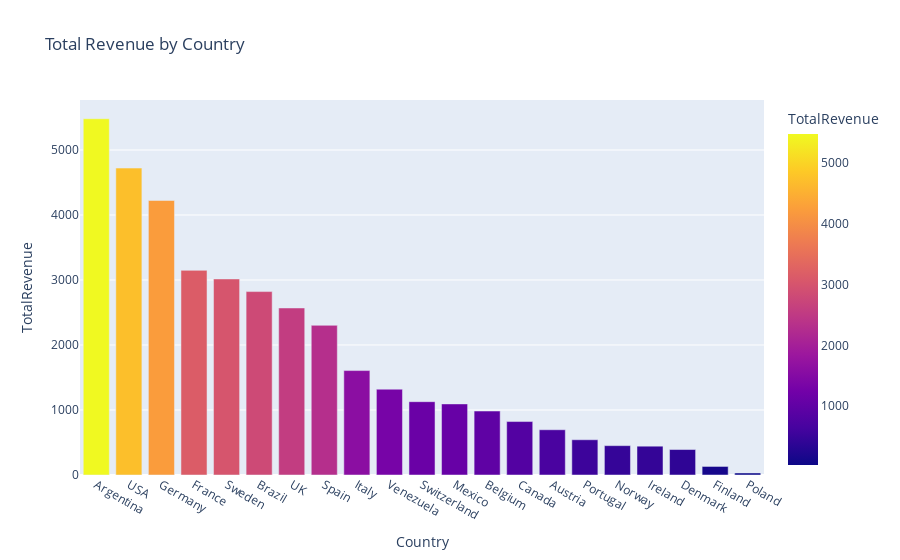
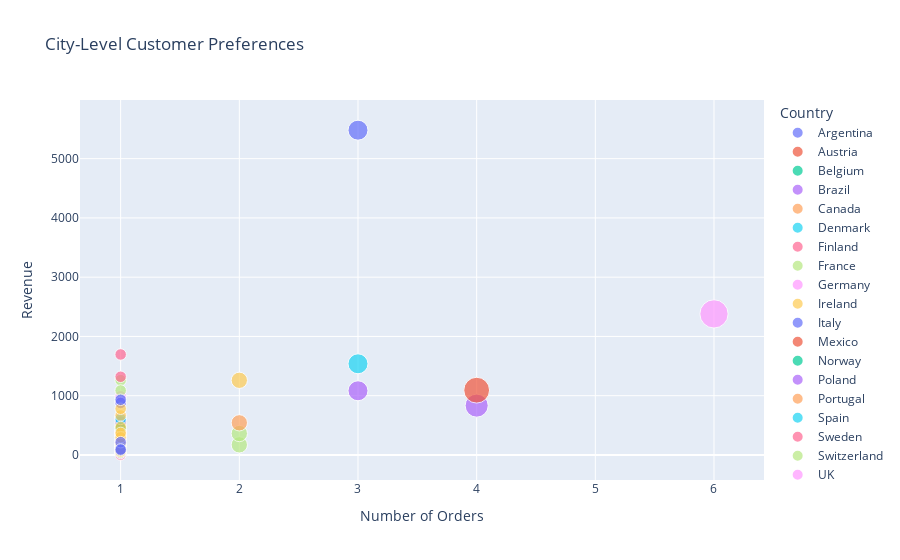
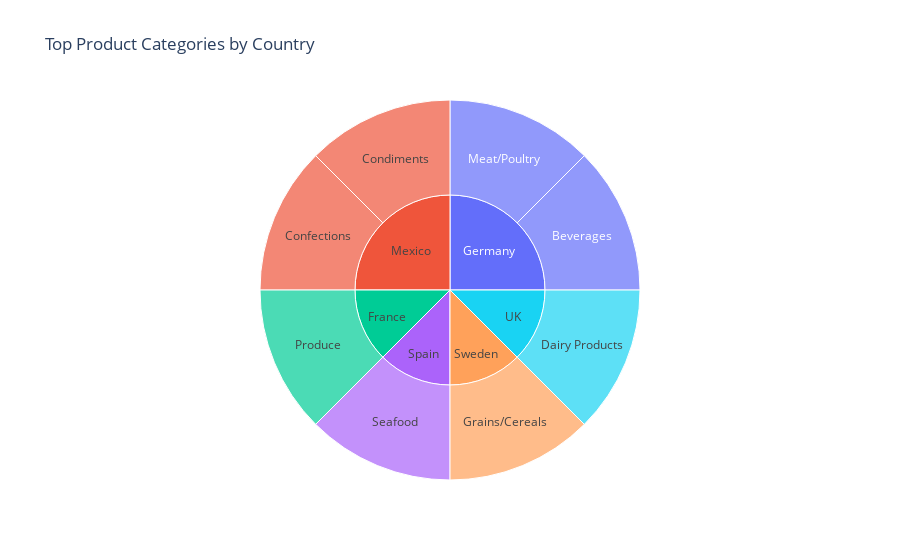

The cell these charts' notebook holds for them, in order:
### Code cell
#2.How do customer preferences vary based on their location or demographics? Can we explore this through interactive visualizations?
import pandas as pd
import plotly.express as px
import plotly.graph_objects as go

# Load dataset
df = pd.read_csv("Sales analytics.csv")

# Convert dates
df['OrderDate'] = pd.to_datetime(df['OrderDate'], errors='coerce')
df['ShippedDate'] = pd.to_datetime(df['ShippedDate'], errors='coerce')

# Drop rows with missing key values and copy
df = df.dropna(subset=['OrderDate', 'CustomerID', 'OrderID', 'UnitPrice', 'Quantity', 'Country']).copy()

# Calculate total price per order item
df['TotalPrice'] = df['UnitPrice'] * df['Quantity'] * (1 - df['Discount'])

# ------------------------------------------
# 📍 Analysis 1: Spending by Country
# ------------------------------------------
country_stats = df.groupby('Country').agg({
    'CustomerID': pd.Series.nunique,
    'OrderID': 'nunique',
    'TotalPrice': 'sum'
}).reset_index().rename(columns={
    'CustomerID': 'UniqueCustomers',
    'OrderID': 'TotalOrders',
    'TotalPrice': 'TotalRevenue'
})

# Interactive bar chart: Revenue by Country
fig = px.bar(country_stats.sort_values('TotalRevenue', ascending=False),
             x='Country', y='TotalRevenue',
             color='TotalRevenue', title='Total Revenue by Country')
fig.show()

# ------------------------------------------
# 📍 Analysis 2: Frequency and Monetary by Region/City
# ------------------------------------------
geo_group = df.groupby(['Country', 'City']).agg({
    'CustomerID': pd.Series.nunique,
    'OrderID': 'nunique',
    'TotalPrice': 'sum'
}).reset_index().rename(columns={
    'CustomerID': 'UniqueCustomers',
    'OrderID': 'TotalOrders',
    'TotalPrice': 'TotalRevenue'
})

# Interactive bubble chart: Orders vs Revenue by City
fig = px.scatter(geo_group, x='TotalOrders', y='TotalRevenue',
                 size='UniqueCustomers', color='Country',
                 hover_name='City', title="City-Level Customer Preferences",
                 labels={"TotalOrders": "Number of Orders", "TotalRevenue": "Revenue"})
fig.show()

# ------------------------------------------
# 📍 Analysis 3: Top Categories by Country (if CategoryName exists)
# ------------------------------------------
if 'CategoryName' in df.columns:
    top_cat = df.groupby(['Country', 'CategoryName']).agg({
        'OrderID': 'nunique'
    }).reset_index().rename(columns={'OrderID': 'OrderCount'})

    fig = px.sunburst(top_cat, path=['Country', 'CategoryName'],
                      values='OrderCount',
                      title='Top Product Categories by Country')
    fig.show()

# ------------------------------------------
# 🧭 Optional: Choropleth map - Revenue by Country
# ------------------------------------------
fig = px.choropleth(country_stats,
                    locations="Country",
                    locationmode="country names",
                    color="TotalRevenue",
                    hover_name="Country",
                    title="Revenue Distribution by Country",
                    color_continuous_scale=px.colors.sequential.Plasma)
fig.show()

### Figure 1 — Plotly figure (JSON) as saved in the notebook; plotly's stock layout.template omitted (floating-point values rounded to 4 significant figures)
{"data": [{"alignmentgroup": "True", "hovertemplate": "Country=%{x}<br>TotalRevenue=%{marker.color}<extra></extra>", "legendgroup": "", "marker": {"color": [5480.0, 4722.0, 4223.0, 3148.0, 3016, 2822.0, 2570.0, 2303.0, 1607.0, 1320.0, 1128, 1094.0, 984, 822.3, 696.2, 542.4, 451.4, 443.2, 392.0, 131.5, 31.2], "coloraxis": "coloraxis", "pattern": {"shape": ""}}, "name": "", "offsetgroup": "", "orientation": "v", "showlegend": false, "textposition": "auto", "type": "bar", "x": ["Argentina", "USA", "Germany", "France", "Sweden", "Brazil", "UK", "Spain", "Italy", "Venezuela", "Switzerland", "Mexico", "Belgium", "Canada", "Austria", "Portugal", "Norway", "Ireland", "Denmark", "Finland", "Poland"], "xaxis": "x", "y": [5480.0, 4722.0, 4223.0, 3148.0, 3016, 2822.0, 2570.0, 2303.0, 1607.0, 1320.0, 1128, 1094.0, 984, 822.3, 696.2, 542.4, 451.4, 443.2, 392.0, 131.5, 31.2], "yaxis": "y"}], "layout": {"autosize": true, "barmode": "relative", "coloraxis": {"colorbar": {"title": {"text": "TotalRevenue"}}, "colorscale": [[0, "#0d0887"], [0.1111, "#46039f"], [0.2222, "#7201a8"], [0.3333, "#9c179e"], [0.4444, "#bd3786"], [0.5556, "#d8576b"], [0.6667, "#ed7953"], [0.7778, "#fb9f3a"], [0.8889, "#fdca26"], [1, "#f0f921"]]}, "legend": {"tracegroupgap": 0}, "title": {"text": "Total Revenue by Country"}, "xaxis": {"anchor": "y", "autorange": true, "domain": [0, 1], "range": [-0.5, 20.5], "title": {"text": "Country"}, "type": "category"}, "yaxis": {"anchor": "x", "autorange": true, "domain": [0, 1], "range": [0, 5769.0], "title": {"text": "TotalRevenue"}, "type": "linear"}}}

### Figure 2 — Plotly figure (JSON) as saved in the notebook; plotly's stock layout.template omitted (floating-point values rounded to 4 significant figures)
{"data": [{"hovertemplate": "<b>%{hovertext}</b><br><br>Country=Argentina<br>Number of Orders=%{x}<br>Revenue=%{y}<br>UniqueCustomers=%{marker.size}<extra></extra>", "hovertext": ["Buenos Aires"], "legendgroup": "Argentina", "marker": {"color": "#636efa", "size": [3], "sizemode": "area", "sizeref": 0.015, "symbol": "circle"}, "mode": "markers", "name": "Argentina", "orientation": "v", "showlegend": true, "type": "scatter", "x": [3], "xaxis": "x", "y": [5480.0], "yaxis": "y"}, {"hovertemplate": "<b>%{hovertext}</b><br><br>Country=Austria<br>Number of Orders=%{x}<br>Revenue=%{y}<br>UniqueCustomers=%{marker.size}<extra></extra>", "hovertext": ["Graz", "Salzburg"], "legendgroup": "Austria", "marker": {"color": "#EF553B", "size": [1, 1], "sizemode": "area", "sizeref": 0.015, "symbol": "circle"}, "mode": "markers", "name": "Austria", "orientation": "v", "showlegend": true, "type": "scatter", "x": [1, 1], "xaxis": "x", "y": [168, 528.2], "yaxis": "y"}, {"hovertemplate": "<b>%{hovertext}</b><br><br>Country=Belgium<br>Number of Orders=%{x}<br>Revenue=%{y}<br>UniqueCustomers=%{marker.size}<extra></extra>", "hovertext": ["Bruxelles", "Charleroi"], "legendgroup": "Belgium", "marker": {"color": "#00cc96", "size": [1, 1], "sizemode": "area", "sizeref": 0.015, "symbol": "circle"}, "mode": "markers", "name": "Belgium", "orientation": "v", "showlegend": true, "type": "scatter", "x": [1, 1], "xaxis": "x", "y": [936, 48], "yaxis": "y"}, {"hovertemplate": "<b>%{hovertext}</b><br><br>Country=Brazil<br>Number of Orders=%{x}<br>Revenue=%{y}<br>UniqueCustomers=%{marker.size}<extra></extra>", "hovertext": ["Campinas", "Resende", "Rio de Janeiro", "São Paulo"], "legendgroup": "Brazil", "marker": {"color": "#ab63fa", "size": [1, 1, 3, 4], "sizemode": "area", "sizeref": 0.015, "symbol": "circle"}, "mode": "markers", "name": "Brazil", "orientation": "v", "showlegend": true, "type": "scatter", "x": [1, 1, 3, 4], "xaxis": "x", "y": [884, 21.6, 1083.0, 832.8], "yaxis": "y"}, {"hovertemplate": "<b>%{hovertext}</b><br><br>Country=Canada<br>Number of Orders=%{x}<br>Revenue=%{y}<br>UniqueCustomers=%{marker.size}<extra></extra>", "hovertext": ["Montréal", "Tsawassen", "Vancouver"], "legendgroup": "Canada", "marker": {"color": "#FFA15A", "size": [1, 1, 1], "sizemode": "area", "sizeref": 0.015, "symbol": "circle"}, "mode": "markers", "name": "Canada", "orientation": "v", "showlegend": true, "type": "scatter", "x": [1, 1, 1], "xaxis": "x", "y": [240, 222.3, 360], "yaxis": "y"}, {"hovertemplate": "<b>%{hovertext}</b><br><br>Country=Denmark<br>Number of Orders=%{x}<br>Revenue=%{y}<br>UniqueCustomers=%{marker.size}<extra></extra>", "hovertext": ["København", "Århus"], "legendgroup": "Denmark", "marker": {"color": "#19d3f3", "size": [1, 1], "sizemode": "area", "sizeref": 0.015, "symbol": "circle"}, "mode": "markers", "name": "Denmark", "orientation": "v", "showlegend": true, "type": "scatter", "x": [1, 1], "xaxis": "x", "y": [41.04, 351], "yaxis": "y"}, {"hovertemplate": "<b>%{hovertext}</b><br><br>Country=Finland<br>Number of Orders=%{x}<br>Revenue=%{y}<br>UniqueCustomers=%{marker.size}<extra></extra>", "hovertext": ["Helsinki", "Oulu"], "legendgroup": "Finland", "marker": {"color": "#FF6692", "size": [1, 1], "sizemode": "area", "sizeref": 0.015, "symbol": "circle"}, "mode": "markers", "name": "Finland", "orientation": "v", "showlegend": true, "type": "scatter", "x": [1, 1], "xaxis": "x", "y": [124.2, 7.3], "yaxis": "y"}, {"hovertemplate": "<b>%{hovertext}</b><br><br>Country=France<br>Number of Orders=%{x}<br>Revenue=%{y}<br>UniqueCustomers=%{marker.size}<extra></extra>", "hovertext": ["Lille", "Lyon", "Marseille", "Nantes", "Paris", "Reims", "Strasbourg", "Toulouse", "Versailles"], "legendgroup": "France", "marker": {"color": "#B6E880", "size": [1, 1, 1, 2, 2, 1, 1, 1, 1], "sizemode": "area", "sizeref": 0.015, "symbol": "circle"}, "mode": "markers", "name": "France", "orientation": "v", "showlegend": true, "type": "scatter", "x": [1, 1, 1, 2, 2, 1, 1, 1, 1], "xaxis": "x", "y": [380, 43.2, 95.76, 170.7, 362, 384, 1261.0, 163.2, 288], "yaxis": "y"}, {"hovertemplate": "<b>%{hovertext}</b><br><br>Country=Germany<br>Number of Orders=%{x}<br>Revenue=%{y}<br>UniqueCustomers=%{marker.size}<extra></extra>", "hovertext": ["Aachen", "Berlin", "Brandenburg", "Cunewalde", "Frankfurt a.M. ", "Köln", "Leipzig", "Mannheim", "München", "Münster", "Stuttgart"], "legendgroup": "Germany", "marker": {"color": "#FF97FF", "size": [1, 1, 1, 1, 1, 1, 1, 1, 1, 1, 1], "sizemode": "area", "sizeref": 0.015, "symbol": "circle"}, "mode": "markers", "name": "Germany", "orientation": "v", "showlegend": true, "type": "scatter", "x": [1, 1, 1, 1, 1, 1, 1, 1, 1, 1, 1], "xaxis": "x", "y": [640, 168, 160, 388.8, 625.5, 990, 346.6, 77, 393, 248, 186], "yaxis": "y"}, {"hovertemplate": "<b>%{hovertext}</b><br><br>Country=Ireland<br>Number of Orders=%{x}<br>Revenue=%{y}<br>UniqueCustomers=%{marker.size}<extra></extra>", "hovertext": ["Cork"], "legendgroup": "Ireland", "marker": {"color": "#FECB52", "size": [1], "sizemode": "area", "sizeref": 0.015, "symbol": "circle"}, "mode": "markers", "name": "Ireland", "orientation": "v", "showlegend": true, "type": "scatter", "x": [1], "xaxis": "x", "y": [443.2], "yaxis": "y"}, {"hovertemplate": "<b>%{hovertext}</b><br><br>Country=Italy<br>Number of Orders=%{x}<br>Revenue=%{y}<br>UniqueCustomers=%{marker.size}<extra></extra>", "hovertext": ["Bergamo", "Reggio Emilia", "Torino"], "legendgroup": "Italy", "marker": {"color": "#636efa", "size": [1, 1, 1], "sizemode": "area", "sizeref": 0.015, "symbol": "circle"}, "mode": "markers", "name": "Italy", "orientation": "v", "showlegend": true, "type": "scatter", "x": [1, 1, 1], "xaxis": "x", "y": [163.6, 565.4, 877.5], "yaxis": "y"}, {"hovertemplate": "<b>%{hovertext}</b><br><br>Country=Mexico<br>Number of Orders=%{x}<br>Revenue=%{y}<br>UniqueCustomers=%{marker.size}<extra></extra>", "hovertext": ["México D.F."], "legendgroup": "Mexico", "marker": {"color": "#EF553B", "size": [5], "sizemode": "area", "sizeref": 0.015, "symbol": "circle"}, "mode": "markers", "name": "Mexico", "orientation": "v", "showlegend": true, "type": "scatter", "x": [4], "xaxis": "x", "y": [1094.0], "yaxis": "y"}, {"hovertemplate": "<b>%{hovertext}</b><br><br>Country=Norway<br>Number of Orders=%{x}<br>Revenue=%{y}<br>UniqueCustomers=%{marker.size}<extra></extra>", "hovertext": ["Stavern"], "legendgroup": "Norway", "marker": {"color": "#00cc96", "size": [1], "sizemode": "area", "sizeref": 0.015, "symbol": "circle"}, "mode": "markers", "name": "Norway", "orientation": "v", "showlegend": true, "type": "scatter", "x": [1], "xaxis": "x", "y": [451.4], "yaxis": "y"}, {"hovertemplate": "<b>%{hovertext}</b><br><br>Country=Poland<br>Number of Orders=%{x}<br>Revenue=%{y}<br>UniqueCustomers=%{marker.size}<extra></extra>", "hovertext": ["Warszawa"], "legendgroup": "Poland", "marker": {"color": "#ab63fa", "size": [1], "sizemode": "area", "sizeref": 0.015, "symbol": "circle"}, "mode": "markers", "name": "Poland", "orientation": "v", "showlegend": true, "type": "scatter", "x": [1], "xaxis": "x", "y": [31.2], "yaxis": "y"}, {"hovertemplate": "<b>%{hovertext}</b><br><br>Country=Portugal<br>Number of Orders=%{x}<br>Revenue=%{y}<br>UniqueCustomers=%{marker.size}<extra></extra>", "hovertext": ["Lisboa"], "legendgroup": "Portugal", "marker": {"color": "#FFA15A", "size": [2], "sizemode": "area", "sizeref": 0.015, "symbol": "circle"}, "mode": "markers", "name": "Portugal", "orientation": "v", "showlegend": true, "type": "scatter", "x": [2], "xaxis": "x", "y": [542.4], "yaxis": "y"}, {"hovertemplate": "<b>%{hovertext}</b><br><br>Country=Spain<br>Number of Orders=%{x}<br>Revenue=%{y}<br>UniqueCustomers=%{marker.size}<extra></extra>", "hovertext": ["Barcelona", "Madrid", "Sevilla"], "legendgroup": "Spain", "marker": {"color": "#19d3f3", "size": [1, 3, 1], "sizemode": "area", "sizeref": 0.015, "symbol": "circle"}, "mode": "markers", "name": "Spain", "orientation": "v", "showlegend": true, "type": "scatter", "x": [1, 3, 1], "xaxis": "x", "y": [156, 1539.0, 608], "yaxis": "y"}, {"hovertemplate": "<b>%{hovertext}</b><br><br>Country=Sweden<br>Number of Orders=%{x}<br>Revenue=%{y}<br>UniqueCustomers=%{marker.size}<extra></extra>", "hovertext": ["Bräcke", "Luleå"], "legendgroup": "Sweden", "marker": {"color": "#FF6692", "size": [1, 1], "sizemode": "area", "sizeref": 0.015, "symbol": "circle"}, "mode": "markers", "name": "Sweden", "orientation": "v", "showlegend": true, "type": "scatter", "x": [1, 1], "xaxis": "x", "y": [1320, 1696], "yaxis": "y"}, {"hovertemplate": "<b>%{hovertext}</b><br><br>Country=Switzerland<br>Number of Orders=%{x}<br>Revenue=%{y}<br>UniqueCustomers=%{marker.size}<extra></extra>", "hovertext": ["Bern", "Genève"], "legendgroup": "Switzerland", "marker": {"color": "#B6E880", "size": [1, 1], "sizemode": "area", "sizeref": 0.015, "symbol": "circle"}, "mode": "markers", "name": "Switzerland", "orientation": "v", "showlegend": true, "type": "scatter", "x": [1, 1], "xaxis": "x", "y": [1088, 40], "yaxis": "y"}, {"hovertemplate": "<b>%{hovertext}</b><br><br>Country=UK<br>Number of Orders=%{x}<br>Revenue=%{y}<br>UniqueCustomers=%{marker.size}<extra></extra>", "hovertext": ["Cowes", "London"], "legendgroup": "UK", "marker": {"color": "#FF97FF", "size": [1, 6], "sizemode": "area", "sizeref": 0.015, "symbol": "circle"}, "mode": "markers", "name": "UK", "orientation": "v", "showlegend": true, "type": "scatter", "x": [1, 6], "xaxis": "x", "y": [189, 2381.0], "yaxis": "y"}, {"hovertemplate": "<b>%{hovertext}</b><br><br>Country=USA<br>Number of Orders=%{x}<br>Revenue=%{y}<br>UniqueCustomers=%{marker.size}<extra></extra>", "hovertext": ["Albuquerque", "Anchorage", "Boise", "Butte", "Elgin", "Eugene", "Kirkland", "Lander", "Portland", "San Francisco", "Seattle", "Walla Walla"], "legendgroup": "USA", "marker": {"color": "#FECB52", "size": [1, 1, 1, 1, 1, 1, 1, 1, 2, 1, 1, 1], "sizemode": "area", "sizeref": 0.015, "symbol": "circle"}, "mode": "markers", "name": "USA", "orientation": "v", "showlegend": true, "type": "scatter", "x": [1, 1, 1, 1, 1, 1, 1, 1, 2, 1, 1, 1], "xaxis": "x", "y": [667.2, 183.6, 344, 472.8, 780, 122.9, 300, 372, 1260, 100.8, 57.6, 60.8], "yaxis": "y"}, {"hovertemplate": "<b>%{hovertext}</b><br><br>Country=Venezuela<br>Number of Orders=%{x}<br>Revenue=%{y}<br>UniqueCustomers=%{marker.size}<extra></extra>", "hovertext": ["Barquisimeto", "Caracas", "I. de Margarita", "San Cristóbal"], "legendgroup": "Venezuela", "marker": {"color": "#636efa", "size": [1, 1, 1, 1], "sizemode": "area", "sizeref": 0.015, "symbol": "circle"}, "mode": "markers", "name": "Venezuela", "orientation": "v", "showlegend": true, "type": "scatter", "x": [1, 1, 1, 1], "xaxis": "x", "y": [931.5, 80, 216, 92.4], "yaxis": "y"}], "layout": {"autosize": true, "legend": {"itemsizing": "constant", "title": {"text": "Country"}, "tracegroupgap": 0}, "title": {"text": "City-Level Customer Preferences"}, "xaxis": {"anchor": "y", "autorange": true, "domain": [0, 1], "range": [0.6721, 6.389], "title": {"text": "Number of Orders"}, "type": "linear"}, "yaxis": {"anchor": "x", "autorange": true, "domain": [0, 1], "range": [-578.6, 6245.0], "title": {"text": "Revenue"}, "type": "linear"}}}

### Figure 3 — Plotly figure (JSON) as saved in the notebook; plotly's stock layout.template omitted (floating-point values rounded to 4 significant figures)
{"data": [{"branchvalues": "total", "domain": {"x": [0, 1], "y": [0, 1]}, "hovertemplate": "labels=%{label}<br>OrderCount=%{value}<br>parent=%{parent}<br>id=%{id}<extra></extra>", "ids": ["Germany/Beverages", "Mexico/Condiments", "Mexico/Confections", "UK/Dairy Products", "Sweden/Grains/Cereals", "Germany/Meat/Poultry", "France/Produce", "Spain/Seafood", "France", "Germany", "Mexico", "Spain", "Sweden", "UK"], "labels": ["Beverages", "Condiments", "Confections", "Dairy Products", "Grains/Cereals", "Meat/Poultry", "Produce", "Seafood", "France", "Germany", "Mexico", "Spain", "Sweden", "UK"], "name": "", "parents": ["Germany", "Mexico", "Mexico", "UK", "Sweden", "Germany", "France", "Spain", "", "", "", "", "", ""], "type": "sunburst", "values": [1, 1, 1, 1, 1, 1, 1, 1, 1, 2, 2, 1, 1, 1]}], "layout": {"autosize": true, "legend": {"tracegroupgap": 0}, "title": {"text": "Top Product Categories by Country"}}}
